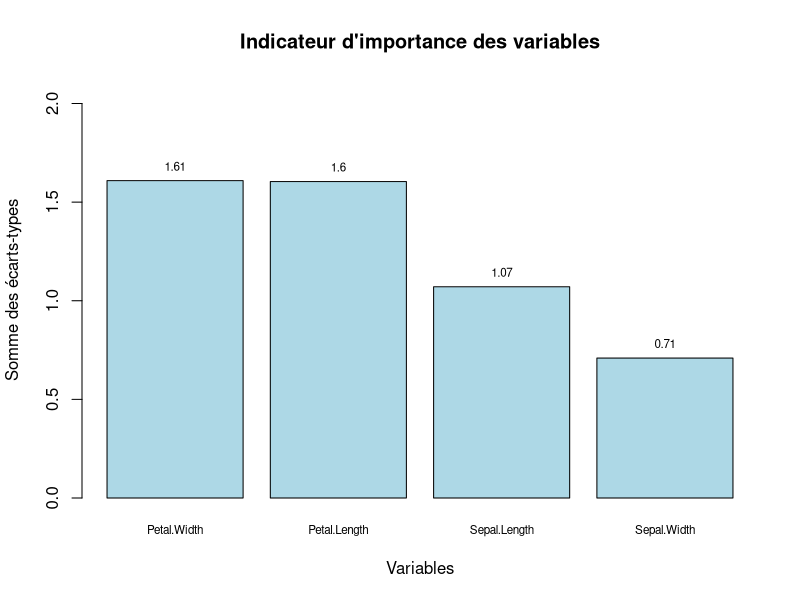

Write R code to recreate this figure.
library(R6)

### CLASSE NB ####
NaiveBayes <- R6Class("NaiveBayes",
                      public = list(
                        
                        ###Fonction -- Fit 
                        fit = function(X, y, preproc = NULL, nb_classe = 6) {
                          
                          private$etu_data(X,y)
                          
                          #Si l'utilisateur n'indique pas que ses données sont déja pretraitées alors preproc
                          if (!is.null(preproc)) {
                            private$preproc = preproc
                            private$nb_classe = nb_classe
                            X = private$gen_disc(X)
                            print(X)
                          }
                          
                          
                          # A voir pour faire une petite Etude de données ici 
                          
                          private$compt_val(X)
                          
                          
                          # Probabilités de chaques classes des données d'entraînement
                          prior_prob <- table(y) / nrow(X)
                          cond_probs <- list()
                          features <-names(X)
                          
                          # Probabilités conditionnelles
                          # On applique à chaque valeur de la classe des données d'entraînement une fonction
                          for (i in 1:ncol(X)) {
                            cond_probs[[i]] <- matrix(0, nrow = length(levels(X[, i])), ncol = length(unique(y)), dimnames = list(levels(X[, i]), levels(y)))
                            
                            # Ajout d'un epsilon = ne pas avoir de proba conditionnelle = 0 et ne pas biaiser les résultats des probas postérieures
                            epsilon <- 0.001
                            cross_table <- table(X[, i], y) + epsilon
                            
                            # Calculer les probabilités conditionnelles
                            cond_probs[[i]] <- t(prop.table(cross_table, margin = 2))
                          }
                          
                          # On donne les valeurs à nos attributs
                          private$prior_prob <- prior_prob
                          private$cond_probs <- cond_probs
                          private$features<-features
                          return(self)
                        },
                        
                        ###Fonction -- Graphique Importance variable
                        compute_and_plot_importance = function() {
                          # Calcul des déviations
                          deviations <- list()
                          cond_probs <- private$cond_probs
                          
                          # Extraire les noms des variables (features)
                          features<-private$features
                          
                          # Parcourir les matrices de probabilités conditionnelles
                          for (i in seq_along(cond_probs)) {
                            # Récupérer la matrice de probabilités conditionnelles
                            cond_prob_matrix <- cond_probs[[i]]
                            # Calculer l'écart-type pour chaque colonne (modalités)
                            deviation_matrix <- apply(cond_prob_matrix, 2, sd)
                            deviations[[i]] <- deviation_matrix
                          }
                          
                          # Calcul des indicateurs
                          # Faire la somme des écart-type pour chacune des variables
                          indicateurs <- sapply(deviations, function(deviation_matrix) sum(deviation_matrix))
                          
                          # Concaténer les indicateurs dans un vecteur
                          indicateurs_vecteur <- unlist(indicateurs)
                          
                          
                          # Créer un data frame pour faciliter le tracé
                          data_plot <- data.frame(Feature = features, Indicateur = indicateurs_vecteur)
                          
                          # Trier le data frame par l'indicateur de manière décroissante
                          data_plot <- data_plot[order(-data_plot$Indicateur), ]
                          
                          # Tracé du graphique en barre
                          barplot_data <- barplot(data_plot$Indicateur, names.arg = data_plot$Feature, horiz = FALSE,
                                                  col = "lightblue", main = "Indicateur d'importance des variables",
                                                  cex.names = 0.7, xlab = "Variables", ylab = "Somme des écarts-types", ylim = c(0, max(data_plot$Indicateur)+0.5))
                          
                          # Ajout d'étiquettes de valeurs
                          text(x = barplot_data, y = data_plot$Indicateur, label = round(data_plot$Indicateur, 2),
                               pos = 3, cex = 0.7, col = "black")
                        },
                        
                        ###Fonction -- Predict classe appartenance
                        predict = function(new_data) {
                          # Extraire les probabilités a priori et conditionnelles du modèle
                          prior_prob <- private$prior_prob
                          cond_probs <- private$cond_probs
                          
                          # Initialiser un vecteur pour stocker les prédictions
                          predictions <- vector("character", length = nrow(new_data))
                          
                          # Pour chaque individu dans les nouvelles données
                          for (i in 1:nrow(new_data)) {
                            # Initialiser les probabilités postérieures pour chaque classe
                            posterior_probs <- rep(1, length(prior_prob))
                            
                            # Pour chaque caractéristique (colonne) dans les nouvelles données
                            for (j in 1:ncol(new_data)) {
                              # Mettre à jour les probabilités postérieures en fonction des probabilités conditionnelles
                              feature_values <- as.character(new_data[i, j])
                              posterior_probs <- posterior_probs * cond_probs[[j]][, feature_values]
                            }
                            
                            # Normaliser les probabilités postérieures
                            posterior_probs <- posterior_probs * prior_prob
                            posterior_probs <- posterior_probs / sum(posterior_probs)
                            
                            # Sélectionner la classe avec la probabilité la plus élevée
                            predicted_class <- names(prior_prob)[which.max(posterior_probs)]
                            
                            # Stocker la prédiction dans le vecteur de prédictions
                            predictions[i] <- predicted_class
                          }
                          
                          # Renvoyer le vecteur de prédictions
                          return(predictions)
                        },
                        
                        ###Fonction -- Predict Proba appartenance
                        predict_proba = function(new_data) {
                          # Extraire les probabilités a priori et conditionnelles du modèle
                          prior_prob <- private$prior_prob
                          cond_probs <- private$cond_probs
                          
                          # Initialiser une matrice pour stocker les probabilités pour chaque classe
                          probabilities <- matrix(0, nrow = nrow(new_data), ncol = length(prior_prob), dimnames = list(NULL, names(prior_prob)))
                          
                          # Pour chaque individu dans les nouvelles données
                          for (i in 1:nrow(new_data)) {
                            # Initialiser les probabilités postérieures pour chaque classe
                            posterior_probs <- rep(1, length(prior_prob))
                            
                            # Pour chaque caractéristique (colonne) dans les nouvelles données
                            for (j in 1:ncol(new_data)) {
                              # Mettez à jour les probabilités postérieures en fonction des probabilités conditionnelles
                              posterior_probs <- posterior_probs * cond_probs[[j]][, as.character(new_data[i, j])]
                            }
                            
                            # Normaliser les probabilités postérieures
                            posterior_probs <- posterior_probs * prior_prob
                            posterior_probs <- posterior_probs / sum(posterior_probs)
                            
                            # Stocker les probabilités dans la matrice
                            probabilities[i, ] <- posterior_probs
                          }
                          
                          # Renvoyer la matrice de probabilités
                          return(probabilities)
                        },
                        
                        ###Fonction -- Print
                        print=function(){
                          sortie=paste("Le modèle sur lequel l'apprentissage a été réalisé est un Naive Bayes Catégorielle. l'apprentissage a été réalisé sur",
                                       private$nb_variables,
                                       "variables et sur un ensemble de",
                                       private$nb_data_train,
                                       "Données d'entrainement")
                          print(sortie)
                        },
                        
                        ###Fonction -- Summary
                        summary=function(){
                          print(paste("Votre variable à prédire possède ", length(private$nb_out_classe)," classes"))
                          
                          df=rbind(private$min_parc_df, private$max_parc_df, private$nb_valu)
                          row.names(df) <- c("min","max", "Nombre de valeurs")
                          print(df)
                          
                        }
                      ),
                      
                      ###Constructeur 
                      private = list(
                        preproc = NULL,
                        nb_classe = NULL,
                        prior_prob = NULL,
                        cond_probs = NULL,
                        features = NULL,
                        nb_data_train = NULL,
                        nb_variables = NULL,
                        nb_out_classe = NULL,
                        nb_valu = NULL,
                        min_parc_df = NULL,
                        max_parc_df = NULL,
                        
                        ###Fonction -- Discrétisation
                        dis = function(X){
                          
                          mini=min(X)
                          print(mini)
                          maxi=max(X)
                          print (maxi)
                          inter=(maxi-mini)/self$nb_classe
                          points_de_coupure <- seq(from = mini, to = maxi, by = inter)
                          
                          disc <- cut(X, breaks = points_de_coupure, labels = FALSE, include.lowest=TRUE)
                          return(disc)
                        },
                        
                        #Fonction -- Application discrétisation
                        gen_disc = function(X){
                          X <- data.frame(apply(X, MARGIN = 2, FUN = function(i) self$dis(i,private$nb_classe)))
                          return(X)
                        },
                        
                        ###Fonction -- Stats Desc
                        etu_data = function(X,y){
                          print("Stats descriptives (à garder ?)")
                          private$nb_variables = ncol(X)
                          private$nb_data_train = nrow(X)
                          private$nb_out_classe = unique(y)
                          private$min_parc_df = sapply(X, min)
                          private$max_parc_df = sapply(X, max)
                        },
                        
                        ###Fonction -- Compte le nombre de variable
                        compt_val = function(X){
                          private$nb_valu <- sapply(X, function(col) length(unique(col)))
                        }
                      )
)

############# PREPROCESSING FUNCTION ###################
dis<-function(X,nb_classe=6){
  
  mini=min(X)
  print(mini)
  maxi=max(X)
  print (maxi)
  inter=(maxi-mini)/nb_classe
  points_de_coupure <- seq(from = mini, to = maxi, by = inter)
  
  disc <- cut(X, breaks = points_de_coupure, labels = FALSE, include.lowest=TRUE)
  return(disc)
}

gen_disc<-function(X,nb_classe=6){
  X <- data.frame(apply(X, MARGIN = 2, FUN = function(i) dis(i,nb_classe)))
  return(X)
}
############## Discretisation ##########################

# Charger le jeu de données Iris
data(iris)
set.seed(42)
n_rows <- nrow(iris)

#Séparation des échantillons tests et train
train_index <- sample(1:n_rows, 0.7 * n_rows)
test_index <- setdiff(1:n_rows, train_index)
train_data <- iris[train_index, ]
test_data <- iris[test_index, ]

# X_train et Y_train et les nouvelles données à classer
X=gen_disc(train_data[, -ncol(train_data)])
y=train_data$Species
new_data <- gen_disc(test_data[, -5])


################ UTILISER LA CLASSE  ##########
# Création de l'instance nbModel
nb_model <- NaiveBayes$new()

# Fit le model avec X et Y et on utilise le preprocessing
nb_model$fit(X, y, preproc = NULL)

# Predictions des classes
predictions <- nb_model$predict(new_data)
cat("Prédictions:", predictions, "\n")

# Avoir les probabilités d'appartenances des classes
probabilities <- nb_model$predict_proba(new_data)
print(cat("Probabilités:\n",probabilities))

#Summary
nb_model$summary()

#Print info
nb_model$print()

#Plot
nb_model$compute_and_plot_importance()